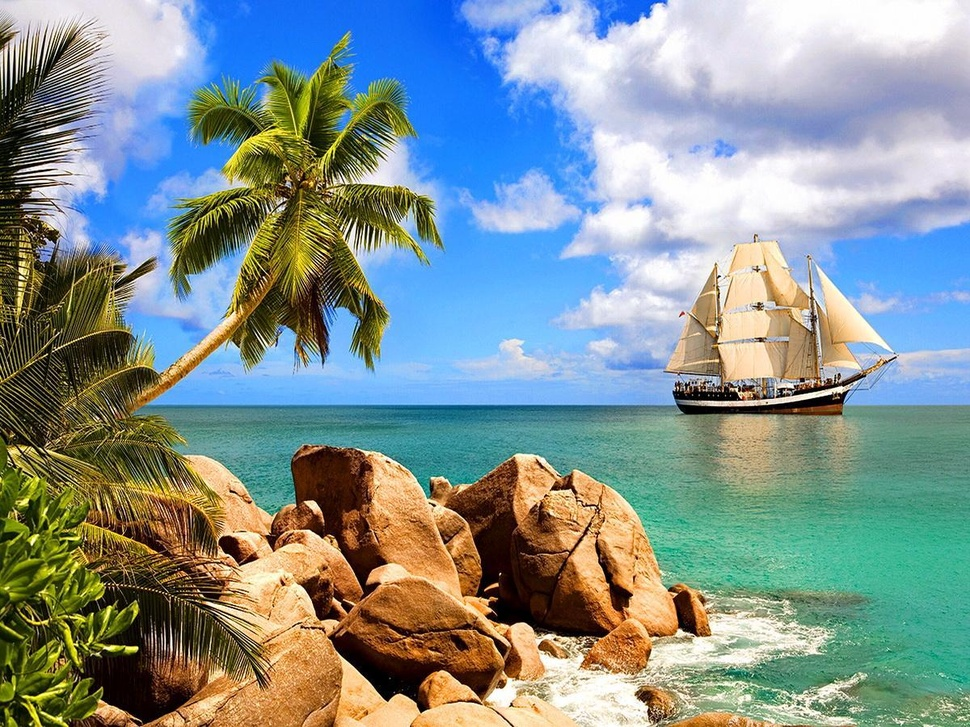
#> input picture אירוס/Image Compression - from DCT to Wavelets/boat.jpg, 970 x 727 px, shrunk from 1200 x 900 before the run
$ jupyter execute --allow-errors Wavelet.ipynb   (shell and % lines are left out)
#> lines starting #> are read from the running program, lines starting #| are printed output that depends on the picture
# Wavelet Tranform - 2D Wavelet Decompostion

##In the code we will illustrate the decomposition of the image using DWT into 3 levels. And we will plot the sub-bands

##Mounting

[cell 1]
from google.colab import drive
import sys
drive.mount('/content/gdrive')
directory = "/content/gdrive/MyDrive/Multimedia_Compression/Final Work/"
#> (the rest of this cell did not finish here and is left out)

Libraries

[cell 2]
import os
import cv2
import matplotlib.pyplot as plt

Intalling the PyWavelets package

##We convert the boat image into a grayscale image and normalize it. Then, we plot the image.

[cell 3]
boat = cv2.imread('boat.jpg')
#> boat is the input picture: shape (727, 970, 3); mean B, G, R 147.4, 147.9, 131.5
boat_gray = cv2.cvtColor(boat, cv2.COLOR_BGR2GRAY)
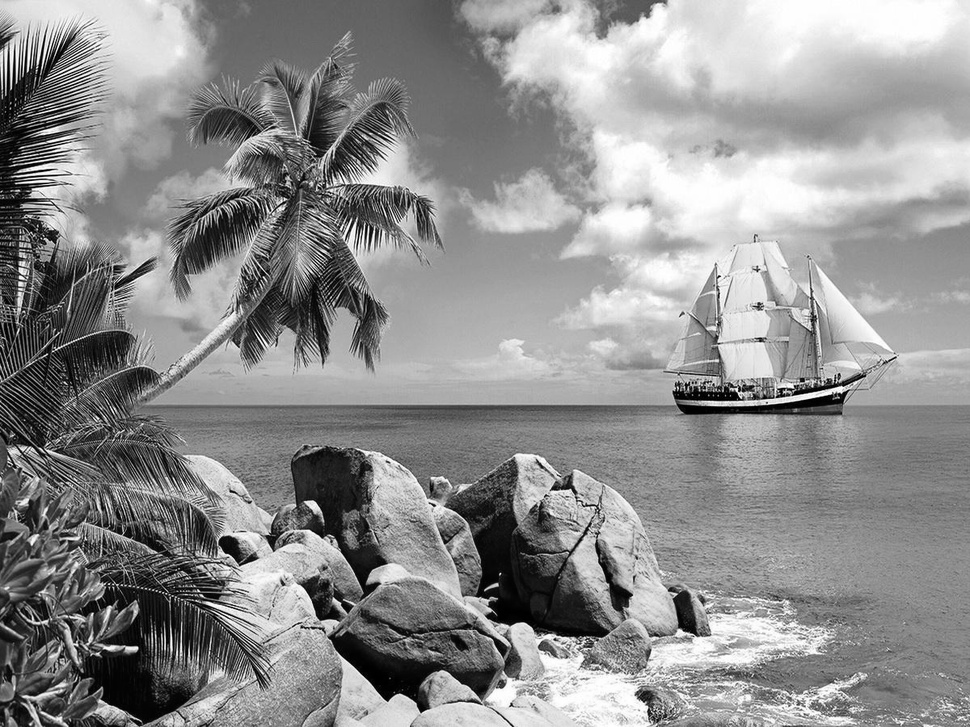
#> boat_gray: shape (727, 970); min 0, max 255, mean 142.9
boat_gray_norm = boat_gray / 255.0
plt.imshow(boat_gray_norm, cmap='gray')
plt.title('boat')
plt.show()

##Now we extract the wavelet decomposition using the Haar wavelet. We choose 3 levels of decomposition.

[cell 4]
import pywt
import numpy as np
# Adjusting image dimensions by padding with zeros
def pad_image(img, shape):
    rows_padding, cols_padding = shape[0] - img.shape[0], shape[1] - img.shape[1]
    return np.pad(img, ((0, rows_padding), (0, cols_padding)), mode='constant')

# Creating the image
def wavelet_img(approx, details):
  output = (approx - approx.min()) / (approx.max() - approx.min()) #normalize LL

  for detail in details:
      LH = (detail[0] - detail[0].min()) / (detail[0].max() - detail[0].min()) #normalize LH
      HL = (detail[1] - detail[1].min()) / (detail[1].max() - detail[1].min()) #normalize HL
      HH = (detail[2] - detail[2].min()) / (detail[2].max() - detail[2].min()) #normalize HH

      shape_padding = output.shape
      LH,HL,HH = pad_image(LH, shape_padding),pad_image(HL, shape_padding), pad_image(HH, shape_padding)
      output = np.vstack([np.hstack([output, HL]), np.hstack([LH, HH])]) # Assembles the images in the order LL(0,0),HL(0,1),LH(1,0),HH(1,1)
  return output

## We print the levels shape and how the image restorage by wavelet

[cell 5]
print("Boat Gray shape:", boat_gray.shape)
#| Boat Gray shape: (727, 970)
coeffs = pywt.wavedec2(boat_gray, wavelet='haar', level=3)
#> coeffs = 4 items

approx, details = coeffs[0], coeffs[1:]
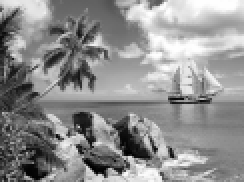
#> approx: shape (91, 122) float64 (shown 2 times larger); min 3.88, max 2032.3, mean 1144.4; drawn with min black and max white

print(f"Approx shape: {approx.shape}")
#| Approx shape: (91, 122)
for i, detail in enumerate(details, 1):
    print(f"Level shape: {4-i}: {[d.shape for d in detail]}")
#> this loop made 3 passes
#| Level shape: 3: [(91, 122), (91, 122), (91, 122)]
#| Level shape: 2: [(182, 243), (182, 243), (182, 243)]
#| Level shape: 1: [(364, 485), (364, 485), (364, 485)]


plt.figure(figsize=(8, 8))
plt.imshow(wavelet_img(approx, details), cmap='gray')
#> the loop in wavelet_img, `for detail in details:` made 3 passes
#> shape_padding on passes 1 to 3: (91, 122), (182, 244), (364, 488)
#> pass 1, in wavelet_img, `HH = (detail[2] - detail[2].min()) / (detail[2].max() - detail[2].min())`:
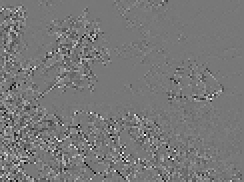
#> HH: shape (91, 122) float64 (shown 2 times larger); min 0, max 1, mean 0.471
#> after the loop in wavelet_img, `for detail in details:`:
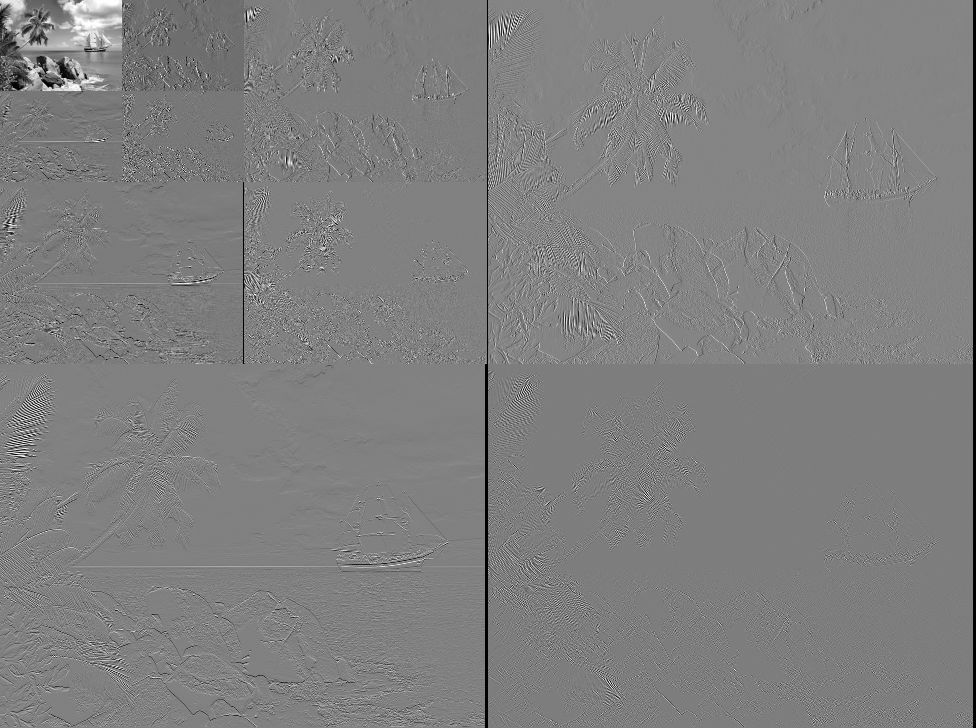
#> output: shape (728, 976) float64; min 0, max 1, mean 0.501
plt.title("Wavelet Decomposition")
plt.axis('off')
plt.show()

**Explanation of the output: shape, type, and what it represents.**

**Output**
The output is a list of tuples, where each tuple represents a different level of decomposition.
The resulting output is the expression of the image using a Haar wavelet. The Haar wavelet function is composed of a scaling function and a wavelet function in the following form:

We chose **level = 3**, so the output will be as follows.
We will pass LPF,HPF on the rows and columns and get LL1,LH1,HL1,HH1 (1st order decomposition) Then we will go down to level2 by applying the same manipulation on LL1 and now we will get LL2,LH2,HL2,HH2 which we will store in place of LL1 and we will apply the same manipulation again on LL2 to go down to level3 and we will get LL3,LH3,HL3,HH3.
The approximation from level 1 is LL1 and the details are all the rest of the arrays of order 1
The approximation from level 2 is LL2 and the details are all the rest of the arrays of order 2
The approximation from level 3 is LL3 and the details are all the rest of the arrays of order 3
This can be seen in the following image by G=HPF and H=LPF

In our case, because level = 3, LL2 passes through the filters again, resulting in:

**Shape**
The shape represents the resolution of the image parts. The larger the dimensions, the higher the resolution of the information contained in the array. However, smaller dimensions indicate lower resolution.
It is mean that each level of decomposition is represented as an array with different dimensions, depending on the resolution of that level. We chose level 3, so the image dimensions at level 1 will be the image size divided by 4 (divided by 2 in rows and divided by 2 in columns). Then at level 2, the image size after LL1 is divided by 4, and I again divide by 4, so we get the original image size divided by 16. Then we do the same thing again at level 3, that is, we divide LL2 by 4 and we get the original image size divided by 16. In the same way, we can continue to levels 4,5,6, etc.

**Type**
As we mentioned in the class, the type is a Arrays (lists) of tuples.
Illustration for a dimensional vector (1-dimensional matrix)

###Detail and approximation coefficients for each level.

[cell 6]
# levels
level_1 = pywt.wavedec2(boat_gray, 'haar', level=1)
#> level_1 = 2 items
level_2 = pywt.wavedec2(boat_gray, 'haar', level=2)
#> level_2 = 3 items
level_3 = pywt.wavedec2(boat_gray, 'haar', level=3)
#> level_3 = 4 items


level1_approx = level_1[0]
print("level 1 approximation:", level1_approx.shape)
#| level 1 approximation: (364, 485)
level1_detail = level_1[1]
print("level 1 detail:", level1_detail[0].shape, level1_detail[1].shape, level1_detail[2].shape)
#| level 1 detail: (364, 485) (364, 485) (364, 485)
level2_approx = level_2[0]
print("level 2 approximation:", level2_approx.shape)
#| level 2 approximation: (182, 243)
level2_detail = level_2[1]
print("level 2 detail:", level2_detail[0].shape, level2_detail[1].shape, level2_detail[2].shape)
#| level 2 detail: (182, 243) (182, 243) (182, 243)
level3_approx = level_3[0]
print("level 3 approximation:", level3_approx.shape)
#| level 3 approximation: (91, 122)
level3_detail = level_3[1]
print("level 3 detail:", level3_detail[0].shape, level3_detail[1].shape, level3_detail[2].shape)
#| level 3 detail: (91, 122) (91, 122) (91, 122)

##Display the results

###For level 1

[cell 7]
plt.figure(figsize=(7, 7))
plt.subplot(2, 2, 1)
plt.imshow(level1_approx, cmap='gray')
plt.title('Approximation -Level 1')
plt.subplot(2, 2, 2)
plt.imshow(level1_detail[0], cmap='gray')
plt.title('HL - level 1')
plt.subplot(2, 2, 3)
plt.imshow(level1_detail[1], cmap='gray')
plt.title('LH - level 1')
plt.subplot(2, 2, 4)
plt.imshow(level1_detail[2], cmap='gray')
plt.title('HH - level 1')
plt.show()

###For level 2

[cell 8]
plt.figure(figsize=(7, 7))
plt.subplot(2, 2, 1)
plt.imshow(level2_approx, cmap='gray')
plt.title('Approximation - Level 2')
plt.subplot(2, 2, 2)
plt.imshow(level2_detail[0], cmap='gray')
plt.title('HL - Level 2')
plt.subplot(2, 2, 3)
plt.imshow(level2_detail[1], cmap='gray')
plt.title('LH - Level 2')
plt.subplot(2, 2, 4)
plt.imshow(level2_detail[2], cmap='gray')
plt.title('HH - Level 2')
plt.show()

###For level 3

[cell 9]
plt.figure(figsize=(7, 7))
plt.subplot(2, 2, 1)
plt.imshow(level3_approx, cmap='gray')
plt.title('Approximation - Level 3')
plt.subplot(2, 2, 2)
plt.imshow(level3_detail[0], cmap='gray')
plt.title('HL - Level 3')
plt.subplot(2, 2, 3)
plt.imshow(level3_detail[1], cmap='gray')
plt.title('LH - Level 3')
plt.subplot(2, 2, 4)
plt.imshow(level3_detail[2], cmap='gray')
plt.title('HH - Level 3')
plt.show()

Let's clarify a few things.

**The differences between the detail and the approximation coefficients**
The differences between the detail and the approximation coefficients is that the approximation represents the lower frequencies of the image whereas the details correspond to the higher frequencies.The approximation coefficients  contain most of the important details of the picture while the details including the fine details of the image like edges.

**The differences between the horizontal, vertical, or diagonal detail coefficients**
The distinction depends on the specific axis along which the filter is active.  The diagonal component utilizes a high-pass filter (HPF) on the rows and also on the columns, the horizontal component employs an HPF on rows and a low-pass filter (LPF) on columns, whereas the vertical component applies an LPF to rows and an HPF to columns.

**What are the differences between each level?**
Each level of wavelet decomposition affects the image differently.
On the resolution, each level reduces the image's resolution, decreasing the size of the approximation component.
On the detail, higher levels extract finer details from the lower-resolution approximation of the previous level.
And on data volume, here is less data to process at higher levels since only the reduced approximation component is further decomposed.
Every level is decreasing in factor of 4 (2*2) from the previuse level.

##Now we will implement this using daubechies wavelet

[cell 10]
coeffs = pywt.wavedec2(boat_gray, wavelet='db3', level=3)
approx, details = coeffs[0], coeffs[1:]
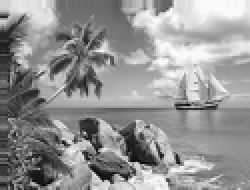
#> approx: shape (95, 125) float64 (shown 2 times larger); min -162, max 2069.9, mean 1139.6; drawn with min black and max white

print(f"Approx shape: {approx.shape}")
#| Approx shape: (95, 125)
for i, detail in enumerate(details, 1):
    print(f"Level shape: {4-i}: {[d.shape for d in detail]}")


plt.figure(figsize=(7, 7))
plt.imshow(wavelet_img(approx, details), cmap='gray')
#> the loop in wavelet_img (call 2), `for detail in details:` made 3 passes
#> shape_padding on passes 1 to 3: (95, 125), (190, 250), (380, 500)
#> pass 1, in wavelet_img (call 2), `HH = (detail[2] - detail[2].min()) / (detail[2].max() - detail[2].min())`:
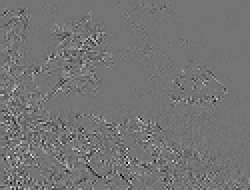
#> HH: shape (95, 125) float64 (shown 2 times larger); min 0, max 1, mean 0.457
#> pass 1, in wavelet_img (call 2), `output = np.vstack([np.hstack([output, HL]), np.hstack([LH, HH])])`:
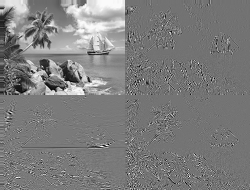
#> output: shape (190, 250) float64; min 0, max 1, mean 0.492
#> after the loop in wavelet_img (call 2), `for detail in details:`:
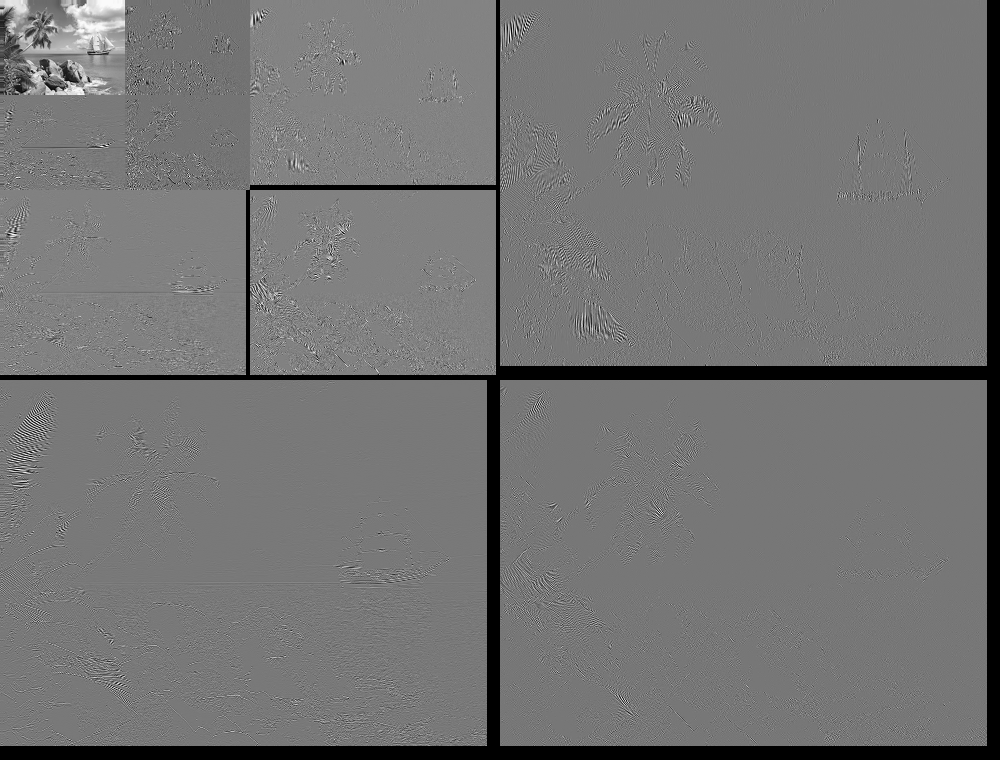
#> output: shape (760, 1000) float64; min 0, max 1, mean 0.455
plt.title("Wavelet Decomposition")
plt.axis('off')
plt.show()

# levels
level_1 = pywt.wavedec2(boat_gray, 'db3', level=1)
level_2 = pywt.wavedec2(boat_gray, 'db3', level=2)
level_3 = pywt.wavedec2(boat_gray, 'db3', level=3)


level1_approx = level_1[0]
#> level1_approx: shape (366, 487) float64
print("level 1 approximation:", level1_approx.shape)
#| level 1 approximation: (366, 487)
level1_detail = level_1[1]
print("level 1 detail:", level1_detail[0].shape, level1_detail[1].shape, level1_detail[2].shape)
#| level 1 detail: (366, 487) (366, 487) (366, 487)
level2_approx = level_2[0]
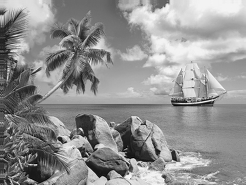
#> level2_approx: shape (185, 246) float64; min -102, max 1068, mean 570.8; drawn with min black and max white
print("level 2 approximation:", level2_approx.shape)
#| level 2 approximation: (185, 246)
level2_detail = level_2[1]
print("level 2 detail:", level2_detail[0].shape, level2_detail[1].shape, level2_detail[2].shape)
#| level 2 detail: (185, 246) (185, 246) (185, 246)
level3_approx = level_3[0]
print("level 3 approximation:", level3_approx.shape)
#| level 3 approximation: (95, 125)
level3_detail = level_3[1]
print("level 3 detail:", level3_detail[0].shape, level3_detail[1].shape, level3_detail[2].shape)
#| level 3 detail: (95, 125) (95, 125) (95, 125)

plt.figure(figsize=(7, 7))
plt.subplot(2, 2, 1)
plt.imshow(level1_approx, cmap='gray')
plt.title('Approximation -Level 1')
plt.subplot(2, 2, 2)
plt.imshow(level1_detail[0], cmap='gray')
plt.title('HL - level 1')
plt.subplot(2, 2, 3)
plt.imshow(level1_detail[1], cmap='gray')
plt.title('LH - level 1')
plt.subplot(2, 2, 4)
plt.imshow(level1_detail[2], cmap='gray')
plt.title('HH - level 1')
plt.show()

plt.figure(figsize=(7, 7))
plt.subplot(2, 2, 1)
plt.imshow(level2_approx, cmap='gray')
plt.title('Approximation - Level 2')
plt.subplot(2, 2, 2)
plt.imshow(level2_detail[0], cmap='gray')
plt.title('HL - Level 2')
plt.subplot(2, 2, 3)
plt.imshow(level2_detail[1], cmap='gray')
plt.title('LH - Level 2')
plt.subplot(2, 2, 4)
plt.imshow(level2_detail[2], cmap='gray')
plt.title('HH - Level 2')
plt.show()

plt.figure(figsize=(7, 7))
plt.subplot(2, 2, 1)
plt.imshow(level3_approx, cmap='gray')
plt.title('Approximation - Level 3')
plt.subplot(2, 2, 2)
plt.imshow(level3_detail[0], cmap='gray')
plt.title('HL - Level 3')
plt.subplot(2, 2, 3)
plt.imshow(level3_detail[1], cmap='gray')
plt.title('LH - Level 3')
plt.subplot(2, 2, 4)
plt.imshow(level3_detail[2], cmap='gray')
plt.title('HH - Level 3')
plt.show()
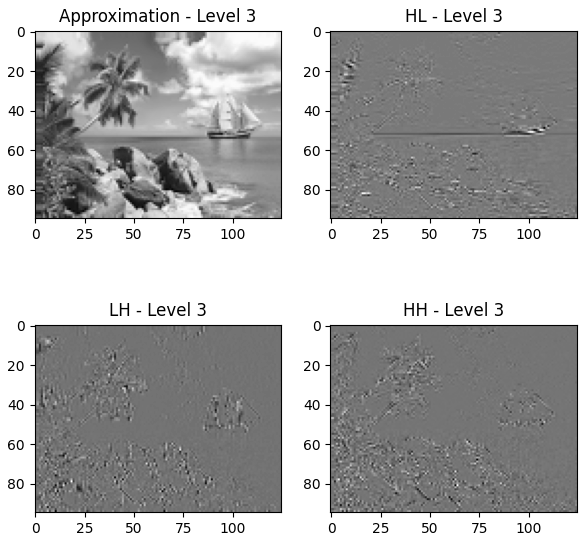
#> figure drawn by matplotlib, 4 panels
